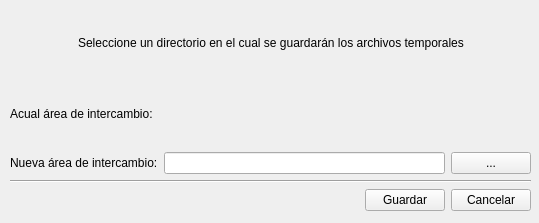
<?xml version="1.0" encoding="UTF-8"?>
<ui version="4.0">
 <class>Form</class>
 <widget class="QWidget" name="Form">
  <property name="geometry">
   <rect>
    <x>0</x>
    <y>0</y>
    <width>539</width>
    <height>223</height>
   </rect>
  </property>
  <property name="windowTitle">
   <string>Directorio de la Swap DocLux</string>
  </property>
  <property name="windowIcon">
   <iconset resource="recursos.qrc">
    <normaloff>:/ayuda/recursos/imagenes/ayuda_rcs/icon_doclux.png</normaloff>:/ayuda/recursos/imagenes/ayuda_rcs/icon_doclux.png</iconset>
  </property>
  <widget class="QWidget" name="verticalLayoutWidget">
   <property name="geometry">
    <rect>
     <x>10</x>
     <y>10</y>
     <width>521</width>
     <height>201</height>
    </rect>
   </property>
   <layout class="QVBoxLayout" name="verticalLayout">
    <item>
     <layout class="QHBoxLayout" name="horizontalLayout_2">
      <item>
       <spacer name="horizontalSpacer_2">
        <property name="orientation">
         <enum>Qt::Horizontal</enum>
        </property>
        <property name="sizeHint" stdset="0">
         <size>
          <width>40</width>
          <height>20</height>
         </size>
        </property>
       </spacer>
      </item>
      <item>
       <widget class="QLabel" name="label">
        <property name="font">
         <font>
          <pointsize>9</pointsize>
         </font>
        </property>
        <property name="text">
         <string>Seleccione un directorio en el cual se guardarán los archivos temporales</string>
        </property>
       </widget>
      </item>
      <item>
       <spacer name="horizontalSpacer_3">
        <property name="orientation">
         <enum>Qt::Horizontal</enum>
        </property>
        <property name="sizeHint" stdset="0">
         <size>
          <width>40</width>
          <height>20</height>
         </size>
        </property>
       </spacer>
      </item>
     </layout>
    </item>
    <item>
     <layout class="QHBoxLayout" name="horizontalLayout_4">
      <item>
       <widget class="QLabel" name="label_4">
        <property name="text">
         <string>Acual área de intercambio:</string>
        </property>
       </widget>
      </item>
      <item>
       <widget class="QLabel" name="swap_actual">
        <property name="text">
         <string/>
        </property>
       </widget>
      </item>
      <item>
       <spacer name="horizontalSpacer_4">
        <property name="orientation">
         <enum>Qt::Horizontal</enum>
        </property>
        <property name="sizeHint" stdset="0">
         <size>
          <width>40</width>
          <height>20</height>
         </size>
        </property>
       </spacer>
      </item>
     </layout>
    </item>
    <item>
     <layout class="QHBoxLayout" name="horizontalLayout_3">
      <item>
       <widget class="QLabel" name="label_2">
        <property name="text">
         <string>Nueva área de intercambio:</string>
        </property>
       </widget>
      </item>
      <item>
       <widget class="QLineEdit" name="nueva_swap"/>
      </item>
      <item>
       <widget class="QPushButton" name="dir_swap">
        <property name="toolTip">
         <string>Swap DocLux</string>
        </property>
        <property name="text">
         <string>...</string>
        </property>
       </widget>
      </item>
     </layout>
    </item>
    <item>
     <widget class="Line" name="line">
      <property name="orientation">
       <enum>Qt::Horizontal</enum>
      </property>
     </widget>
    </item>
    <item>
     <layout class="QHBoxLayout" name="horizontalLayout">
      <item>
       <spacer name="horizontalSpacer">
        <property name="orientation">
         <enum>Qt::Horizontal</enum>
        </property>
        <property name="sizeHint" stdset="0">
         <size>
          <width>238</width>
          <height>20</height>
         </size>
        </property>
       </spacer>
      </item>
      <item>
       <widget class="QPushButton" name="aceptar">
        <property name="text">
         <string>Guardar</string>
        </property>
       </widget>
      </item>
      <item>
       <widget class="QPushButton" name="cancelar">
        <property name="text">
         <string>Cancelar</string>
        </property>
       </widget>
      </item>
     </layout>
    </item>
   </layout>
  </widget>
 </widget>
 <resources>
  <include location="recursos.qrc"/>
 </resources>
 <connections>
  <connection>
   <sender>cancelar</sender>
   <signal>clicked()</signal>
   <receiver>Form</receiver>
   <slot>close()</slot>
   <hints>
    <hint type="sourcelabel">
     <x>371</x>
     <y>154</y>
    </hint>
    <hint type="destinationlabel">
     <x>392</x>
     <y>147</y>
    </hint>
   </hints>
  </connection>
 </connections>
</ui>
